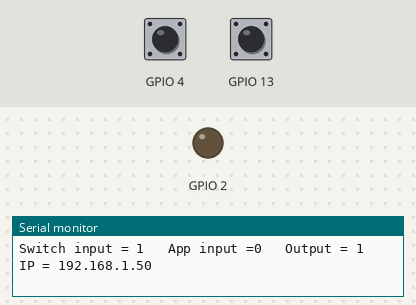
Bench run of a sketch on a simulated ESP8266 (NodeMCU). On the bench: output pins drawn as LEDs (lit = HIGH), the last lines printed to the serial monitor. Inputs (shaded band) come from the test bench; at power-on: GPIO 4 HIGH, GPIO 13 HIGH. WiFi joins after 1.5 s; servers stay silent unless stated.

Above: at 3.7 s.
3.8 s: GPIO 4 pulled LOW for 1 s
At 5.0 s:
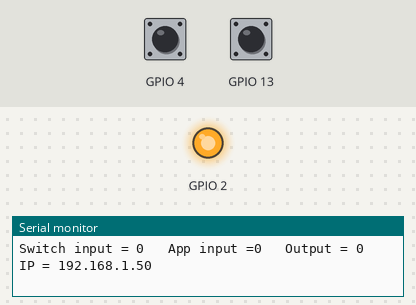
7.0 s: GPIO 13 pulled LOW for 1 s
At 7.8 s:
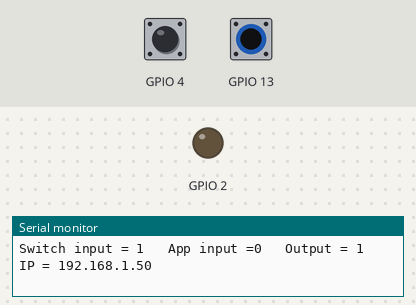
12.5 s: GPIO 4 pulled LOW for 3.2 s
At 13.2 s:
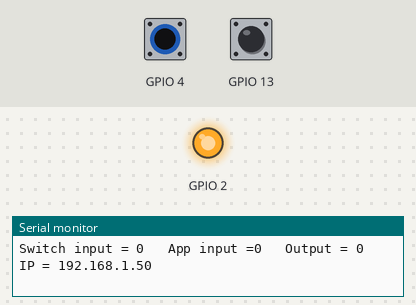
Timing chart, 0 to 18.1 s (numbered marks = the images above; inputs shaded):
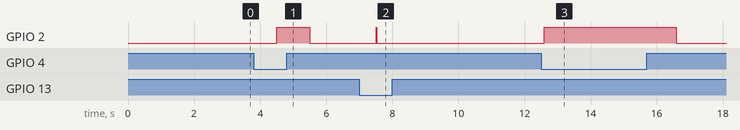

The sketch:

Light_Control_AsyncWiFiManager.ino
```cpp
/*
A code to provide intereface to arduino board with a switch and app to control a light

The light should be turned on and turned off independently by the use of switch and App

*/
#include <FS.h>

//Ported to ESP32
#ifdef ESP32
  #include <esp_wifi.h>
  #include <WiFi.h>
  #include <WiFiClient.h>
  #define ESP_getChipId()   ((uint32_t)ESP.getEfuseMac())

  #define LED_ON      HIGH
  #define LED_OFF     LOW
#else
  #include <ESP8266WiFi.h>          //https://github.com/esp8266/Arduino
  //needed for library
  #include <DNSServer.h>
  #include <ESP8266WebServer.h>

  #define ESP_getChipId()   (ESP.getChipId())

  #define LED_ON      LOW
  #define LED_OFF     HIGH
#endif
#include <ESPAsyncWebServer.h>     //Local WebServer used to serve the configuration portal
#include <ESPAsyncWiFiManager.h>          //https://github.com/tzapu/WiFiManager WiFi Configuration Magic

AsyncWebServer server(80);
DNSServer dns;

IPAddress staticIP50_10(192,168,0,25);
IPAddress gateway50_10(192,168,0,1);
IPAddress subnet50_10(255,255,255,0);

bool App_ip;
bool WifiConfig;
String message="not available";

// SSID and PW for Config Portal
String ssid = "ESP_" + String(ESP_getChipId(), HEX);
const char* password = "your_password";


void setup()
{
  //start serial connection
  Serial.begin(9600);
  //Switch input
  pinMode(4, INPUT_PULLUP);
   //configuration input
  pinMode(13, INPUT_PULLUP);
  //App Input
  //pinMode(9, INPUT_PULLUP);
  //Light output
  pinMode(2, OUTPUT);

  AsyncWiFiManager ESP_wifiManager(&server,&dns);

  WiFi.disconnect();
  delay(1000);
  Serial.println("START");
  ESP_wifiManager.setSTAStaticIPConfig(staticIP50_10, gateway50_10, subnet50_10);
  //WiFi.config(staticIP50_10, gateway50_10, subnet50_10);
  //WiFi.begin("Raghu","123456789");
  ESP_wifiManager.autoConnect("AUTO", "123456789");
   server.on("/", HTTP_GET, [](AsyncWebServerRequest *request){
        request->send(200, "text/plain", "Hello, world");
    });

    server.on("/ON", HTTP_GET, [](AsyncWebServerRequest *request){
        request->send(200, "text/plain", "1");
        App_ip = 1;
    });

    server.on("/OFF", HTTP_GET, [](AsyncWebServerRequest *request){
        request->send(200, "text/plain", "0");
        App_ip = 0;
    });
    server.on("/WifiConfigOn", HTTP_GET, [](AsyncWebServerRequest *request){
        request->send(200, "text/plain", "WifiConfig");
        WifiConfig = 0;
    });

    server.on("/WifiConfigOFF", HTTP_GET, [](AsyncWebServerRequest *request){
        request->send(200, "text/plain", "WifiConfig");
        WifiConfig = 0;
    });

        // Send a GET request to <IP>/get?message=<message>

    server.on("/tank", HTTP_GET, [] (AsyncWebServerRequest *request) {

        if (request->hasParam("value")) {
            message = request->getParam("value")->value();
        } else {
            message = "No message sent";
        }
        request->send(200, "text/plain", "Hello, GET: " + message);
        Serial.println(message);
    });
    server.on("/tanklevel", HTTP_GET, [](AsyncWebServerRequest *request){
        request->send(200, "text/plain", message);
        Serial.print("Tanklevel: ");
        Serial.print(message);
        Serial.print("/n");
    });
  while ((!(WiFi.status() == WL_CONNECTED)))
  {
    delay(300);
    Serial.print("..");

  }
//  Serial.println("Connected");
//  Serial.println("Your IP is");
//  Serial.println((WiFi.localIP()));
  server.begin();
}

void loop()
{
  bool Aux_a;
  bool Aux_b;
  static bool Stored_switch = 0; //This variable stores the old value of switch input
  static bool Stored_state = 0; //this variable stores the state of change in switch input
  bool Switch_ip;

  bool Output;
  Switch_ip = digitalRead(4);
  //App_ip = digitalRead(9);

  // confing on input

  if (digitalRead(13) == LOW || WifiConfig ==1)
    {

      Serial.println("\nConfiguration portal requested.");
      digitalWrite(2, HIGH); // turn the LED on by making the voltage LOW to tell us we are in configuration mode.

      //Local intialization. Once its business is done, there is no need to keep it around
      AsyncWiFiManager ESP_wifiManager(&server,&dns);

      //Check if there is stored WiFi router/password credentials.
      //If not found, device will remain in configuration mode until switched off via webserver.
      WiFi.mode(WIFI_STA);
      ESP_wifiManager.setSTAStaticIPConfig(staticIP50_10, gateway50_10, subnet50_10);
      Serial.print("Opening configuration portal. ");
      if (!ESP_wifiManager.startConfigPortal("ON_Demand_AP"))
      {
        Serial.println("Not connected to WiFi but continuing anyway.");
      }
      else
      {
        //if you get here you have connected to the WiFi
        Serial.println("connected...yeey :)");
        digitalWrite(2, LOW); // Turn led off as we are not in configuration mode.
        //ESP.restart();
        WifiConfig =0;
      }
      }

  /*
  if (ClientRequest == "ON") {
    App_ip = 1;
    //digitalWrite(2,HIGH);

  } else {
    App_ip = 0;
    //digitalWrite(2,LOW);

  }
  */
  // checking for the condition of when output is expected
  //to change only using the app input
  if (Switch_ip != Stored_switch){
    Aux_a = 1;
  }
  else{
    Aux_a = Stored_state;
  }
  Stored_switch = Switch_ip;

  Aux_b = App_ip != Switch_ip;

  //store the state of switch input change only when
  if (Aux_a && (!Aux_b)){
    Stored_state = 0;
  }
  else {
    Stored_state = Aux_a;
  }

  if (Aux_b){
    if (Aux_a){
      Output = Switch_ip;
    }
    else{
      Output = App_ip;
    }
  }
  else{
    Output = Switch_ip;
    }
  if (Output==HIGH){
    digitalWrite(2, LOW);
  }
  else{
    digitalWrite(2, HIGH);
  }
  Serial.print("Switch input = ");
  Serial.print(Switch_ip);
  Serial.print("\t App input =");
  Serial.print(App_ip);
  Serial.print("\t Output = ");
  Serial.print(Output);
  Serial.print("\t IP = ");
  Serial.print(WiFi.localIP());
  Serial.print("\n");
  /*
  client.println("HTTP/1.1 200 OK");
  client.println("Content-Type: text/html");
  client.println("");
  client.println("<!DOCTYPE HTML>");
  client.println("<html>");
  client.println(App_ip);
  client.println("</html>");
  */
  delay(1000);
  }
```

Measured:
- after the input at 3.8 s, GPIO 2: LOW → HIGH after 0.70 s, → LOW 1.0 s later
- after the input at 7.0 s, GPIO 2: LOW → HIGH after 0.51 s, → LOW 0.02 s later
- after the input at 12.5 s, GPIO 2: LOW → HIGH after 0.09 s, → LOW 4.0 s later
